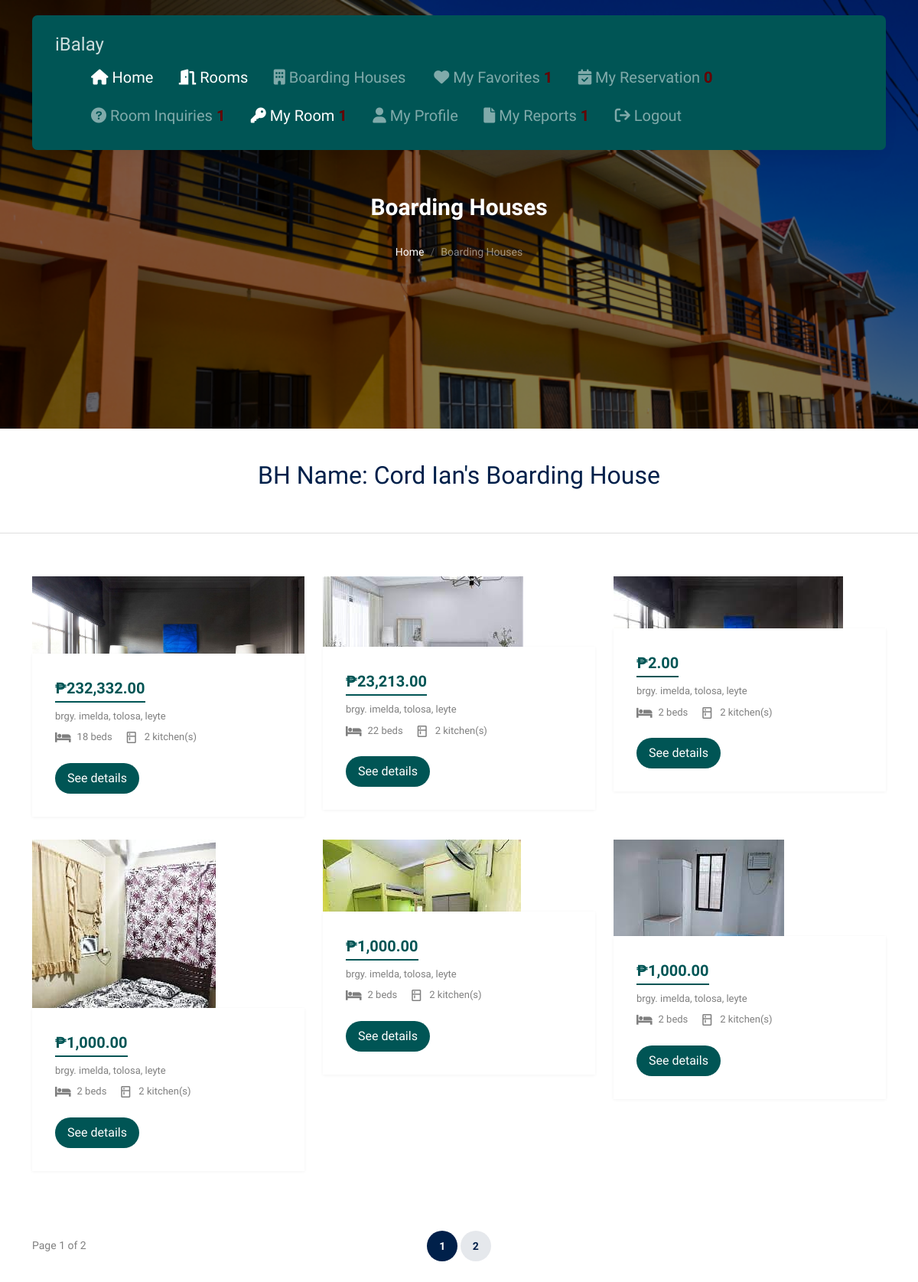
The page /tenant/public/bh-rooms.php?bh_id=12 (signed in) on the database as committed earlier.
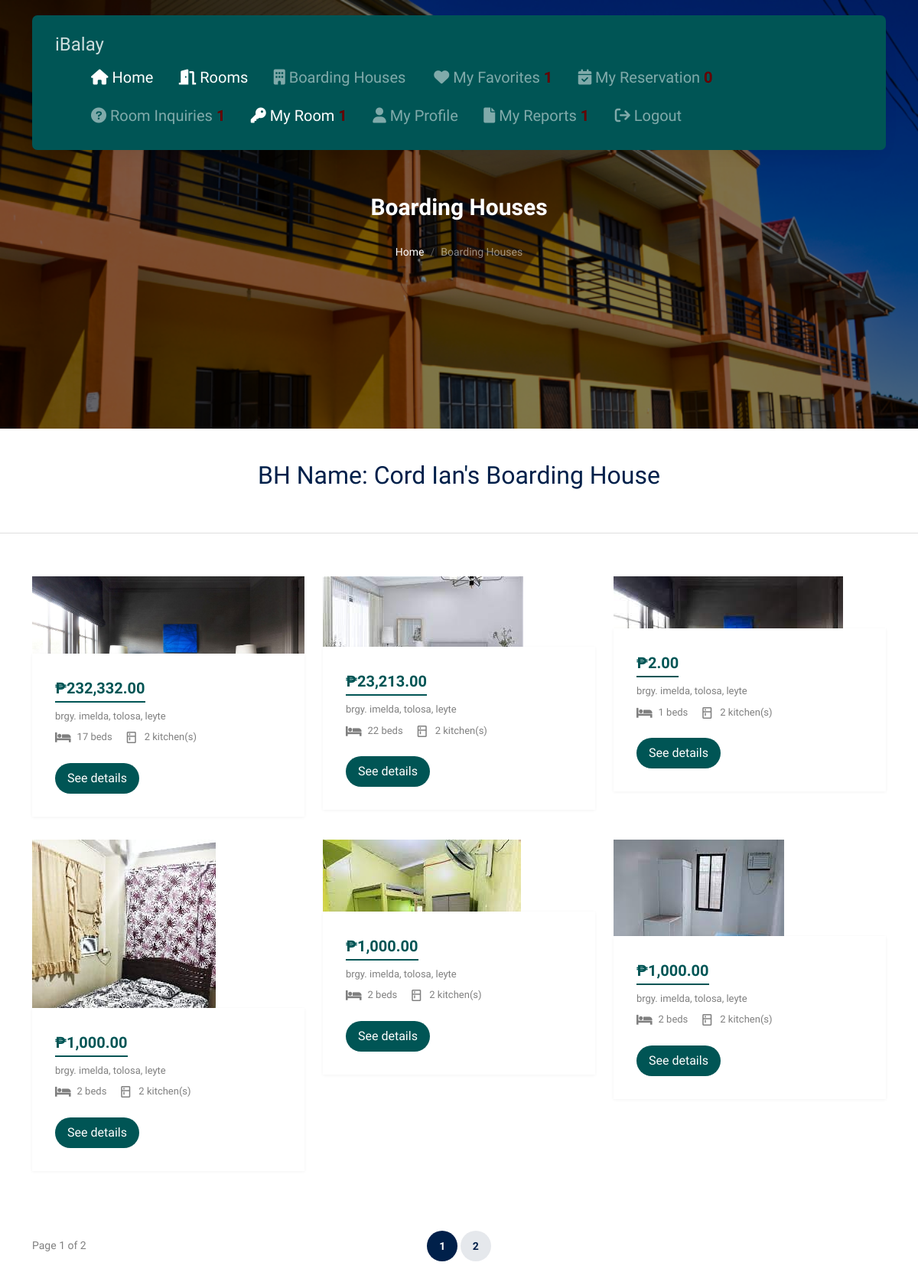
The same page on the database as committed later.
### tables this page shows
CREATE TABLE `bh_information` (
  `bh_id` int(11) NOT NULL,
  `landlord_id` int(11) NOT NULL,
  `BH_name` varchar(100) NOT NULL,
  `BH_address` varchar(255) DEFAULT NULL,
  `Document1` varchar(255) DEFAULT NULL,
  `Document2` varchar(255) DEFAULT NULL,
  `monthly_payment_rate` varchar(50) DEFAULT NULL,
  `number_of_kitchen` int(11) DEFAULT NULL,
  `number_of_living_room` int(11) DEFAULT NULL,
  `number_of_students` int(11) DEFAULT NULL,
  `number_of_cr` int(11) DEFAULT NULL,
  `number_of_beds` int(11) DEFAULT NULL,
  `number_of_rooms` int(11) DEFAULT NULL,
  `bh_max_capacity` int(11) DEFAULT NULL,
  `gender_allowed` enum('male','female','all') NOT NULL,
  `Status` enum('0','1','2') DEFAULT '0',
  `longitude` double DEFAULT NULL,
  `latitude` double DEFAULT NULL,
  `warnings` tinyint(1) DEFAULT 0,
  `close_account` tinyint(1) NOT NULL DEFAULT 0
);

CREATE TABLE `room` (
  `room_id` bigint(20) UNSIGNED NOT NULL,
  `landlord_id` int(11) DEFAULT NULL,
  `room_number` int(11) DEFAULT NULL,
  `description` text DEFAULT NULL,
  `capacity` int(11) DEFAULT NULL,
  `room_price` decimal(10,2) DEFAULT NULL,
  `room_photo1` varchar(255) DEFAULT NULL,
  `room_photo2` varchar(255) DEFAULT NULL
);

### tenant/includes/fetch-bh-rooms.php (the view, shortened to what this page needs)
<?php
$host = 'localhost';
$dbname = 'iBalay_System';
$username = 'root';
$password = '';
$conn = mysqli_connect($host, $username, $password, $dbname);
mysqli_set_charset($conn, 'utf8');
$items_per_page = 6;
$current_page = isset($_GET['page']) ? (int)$_GET['page'] : 1;
$offset = ($current_page - 1) * $items_per_page;
$bh_id = isset($_GET['bh_id']) ? $_GET['bh_id'] : null;
$bh_query = "SELECT BH_name FROM bh_information WHERE bh_id = $bh_id";
$bh_result = mysqli_query($conn, $bh_query);
$bh_row = mysqli_fetch_assoc($bh_result);
$bh_name = $bh_row['BH_name'];
$total_rooms_query = "SELECT COUNT(*) as total FROM room WHERE landlord_id IN (SELECT landlord_id FROM bh_information WHERE bh_id = $bh_id)";
$total_rooms_result = mysqli_query($conn, $total_rooms_query);
$total_rooms_data = mysqli_fetch_assoc($total_rooms_result);
$total_rooms = (int)$total_rooms_data['total'];
$total_pages = ceil($total_rooms / $items_per_page);
$query = "
    SELECT
        r.room_id,
        r.room_photo1,
        r.room_price,
        r.capacity,
        r.landlord_id,
        r.room_number,
        b.BH_address,
        b.BH_name,
        b.number_of_kitchen,
        r.description
    FROM
        room r
    JOIN
        bh_information b
    ON
        r.landlord_id = b.landlord_id
    WHERE
        b.bh_id = $bh_id
    LIMIT $items_per_page OFFSET $offset
";
$result = mysqli_query($conn, $query);
$rooms = mysqli_fetch_all($result, MYSQLI_ASSOC);
?>
<div class="row mb-5 align-items-center">
    <div class="col-lg-6 text-center mx-auto">
        <h2>
            BH Name:
            <?= isset($bh_name) ? $bh_name : 'Boarding House Rooms' ?>
        </h2>
    </div>
</div>
<hr>
<div class="section section-properties">
    <div class="container">
        <div class="row">
            <?php foreach ($rooms as $room): ?>
                <div class="col-xs-12 col-sm-6 col-md-6 col-lg-4">
                    <div class="property-item mb-30">
                        <a href="property-single.php?room_id=<?= $room['room_id'] ?>" class="img">
                            <img src="<?= "/iBalay/uploads/roomphotos/room{$room['room_number']}_landlord{$room['landlord_id']}/{$room['room_photo1']}" ?>" alt="Room Image" class="img-fluid" />
                        </a>
                        <div class="property-content">
                            <div class="price mb-2"><span><?= "₱" . number_format($room['room_price'], 2) ?></span></div>
                            <div>
                                <span class="d-block mb-2 text-black-50"><?= $room['BH_address'] ?></span>
                                <div class="specs d-flex mb-4">
                                    <span class="d-block d-flex align-items-center me-3">
                                        <span class="icon-bed me-2"></span>
                                        <span class="caption"><?= $room['capacity'] ?> beds</span>
                                    </span>
                                    <span class="d-block d-flex align-items-center">
                                        <span class="icon-kitchen me-2"></span>
                                        <span class="caption"><?= $room['number_of_kitchen'] ?> kitchen(s)</span>
                                    </span>
                                </div>
                                <a href="property-single.php?room_id=<?= $room['room_id'] ?>" class="btn btn-primary py-2 px-3">See details</a>
                            </div>
                        </div>
                    </div>
                </div>
            <?php endforeach; ?>
        </div>
        <div class="row align-items-center py-5">
            <div class="col-lg-3">Page <?= $current_page ?> of <?= $total_pages ?></div>
            <div class="col-lg-6 text-center">
                <div class="custom-pagination">
                    <?php for ($i = 1; $i <= $total_pages; $i++): ?>
                        <a href="?page=<?= $i ?>&bh_id=<?= $bh_id ?>" <?= $i === $current_page ? 'class="active"' : '' ?>><?= $i ?></a>
                    <?php endfor; ?>
                </div>
            </div>
        </div>
    </div>
</div>

### tenant/public/bh-rooms.php (shortened to what this page needs)
<!DOCTYPE html>
<html lang="en">
  <head>
    <link rel="stylesheet" href=".././../Resources/fonts/icomoon/style.css" />
    <link rel="stylesheet" href="../../Resources/fonts/flaticon/font/flaticon.css" />
    <link rel="stylesheet" href="../../Resources/css/tiny-slider.css" />
    <link rel="stylesheet" href="../../Resources/css/aos.css" />
    <link rel="stylesheet" href="../../Resources/css/style.css" />
    <link rel="stylesheet" href="../includes/css/property-list.css" />
    <link rel="stylesheet" href="https://cdnjs.cloudflare.com/ajax/libs/font-awesome/6.0.0/css/all.min.css">
  </head>
  <body>
    <?php
      include('../includes/nav-top.php');
    ?>
    <div
      class="hero page-inner overlay"
      style="background-image: url('../../Resources/images/hero_bg_1_copy.jpg')"
      >
      <div class="container">
        <div class="row justify-content-center align-items-center">
          <div class="col-lg-9 text-center mt-5">
            <h1 class="heading" data-aos="fade-up">Boarding Houses</h1>
            <nav
              aria-label="breadcrumb"
              data-aos="fade-up"
              data-aos-delay="200"
            >
              <ol class="breadcrumb text-center justify-content-center">
                <li class="breadcrumb-item"><a href="/iBalay/tenant/public/home.php">Home</a></li>
                <li
                  class="breadcrumb-item active text-white-50"
                  aria-current="page"
                >
                  Boarding Houses
                </li>
              </ol>
            </nav>
          </div>
        </div>
      </div>
    </div>
    <br>
    <br>
    <?php
     include('../includes/fetch-bh-rooms.php');
    ?>
  </body>
</html>

### tenant/includes/nav-top.php (shortened to what this page needs)
<?php
$host = 'localhost';
$dbname = 'iBalay_System';
$username = 'root';
$password = '';
$conn = mysqli_connect($host, $username, $password, $dbname);
mysqli_set_charset($conn, 'utf8');
$TenantID = $_SESSION['TenantID'];
$query = "SELECT COUNT(*) as count FROM bookmark WHERE tenant_id = ?";
$stmt = $conn->prepare($query);
$stmt->bind_param("i", $TenantID);
$stmt->execute();
$result = $stmt->get_result();
$row = $result->fetch_assoc();
$favorites_count = $row['count'];
$query = "SELECT COUNT(*) as count FROM reserved_room WHERE TenantID = ? AND declined = 0";
$stmt = $conn->prepare($query);
$stmt->bind_param("i", $TenantID);
$stmt->execute();
$result = $stmt->get_result();
$row = $result->fetch_assoc();
$reservation_count = $row['count'];
$query = "SELECT COUNT(*) as count FROM inquiry WHERE tenant_id = ? AND sent_by = 'landlord'";
$stmt = $conn->prepare($query);
$stmt->bind_param("i", $TenantID);
$stmt->execute();
$result = $stmt->get_result();
$row = $result->fetch_assoc();
$inquiries_count = $row['count'];
$query = "SELECT COUNT(*) as count FROM rented_rooms WHERE TenantID = ? AND room_id IS NOT NULL";
$stmt = $conn->prepare($query);
$stmt->bind_param("i", $TenantID);
$stmt->execute();
$result = $stmt->get_result();
$row = $result->fetch_assoc();
$my_room_count = $row['count'];
$query = "SELECT COUNT(*) as count FROM report WHERE TenantID = ? AND room_id IS NOT NULL AND Acknowledge = 1";
$stmt = $conn->prepare($query);
$stmt->bind_param("i", $TenantID);
$stmt->execute();
$result = $stmt->get_result();
$row = $result->fetch_assoc();
$report_count = $row['count'];
?>
<nav class="site-nav">
  <div class="container">
    <div class="menu-bg-wrap">
      <div class="site-navigation">
        <a href="/iBalay/tenant/index.php" class="logo m-0 float-start">iBalay</a>
        <ul class="js-clone-nav d-none d-lg-inline-block text-start site-menu float-end">
          <li class="active">
            <a href="/iBalay/tenant/public/home.php" style="font-size:20px;">
              <i class="fas fa-home"></i> Home
            </a>
          </li>
          <li class="active">
            <a href="/iBalay/tenant/public/properties.php" style="font-size:20px;">
              <i class="fas fa-door-open"></i> Rooms
            </a>
          </li>
          <li>
            <a href="/iBalay/tenant/public/bh-list.php" style="font-size:20px;">
              <i class="fas fa-building"></i> Boarding Houses
            </a>
          </li>
          <li>
            <a href="/iBalay/tenant/public/bookmark.php" style="font-size:20px;">
              <i class="fas fa-heart"></i> My Favorites <span class="notification-number"><?php echo $favorites_count; ?></span>
            </a>
          </li>
          <li>
            <a href="/iBalay/tenant/public/reserved.php" style="font-size:20px;">
              <i class="fas fa-calendar-check"></i> My Reservation <span class="notification-number"><?php echo $reservation_count; ?></span>
            </a>
          </li>
          <li>
            <a href="/iBalay/tenant/public/inquiry.php" style="font-size:20px;">
              <i class="fas fa-question-circle"></i> Room Inquiries <span class="notification-number"><?php echo $inquiries_count; ?></span>
            </a>
          </li>
          <li class="active">
            <a href="/iBalay/tenant/public/rented.php" style="font-size:20px;">
              <i class="fas fa-key"></i> My Room <span class="notification-number"><?php echo $my_room_count; ?></span>
            </a>
          </li>
          <li>
            <a href="/iBalay/tenant/public/profile.php" style="font-size:20px;">
              <i class="fas fa-user"></i> My Profile
            </a>
          </li>
          <li>
            <a href="/iBalay/tenant/public/report-page.php" style="font-size:20px;">
              <i class="fas fa-file"></i> My Reports <span class="notification-number"><?php echo $report_count; ?></span>
            </a>
          </li>
          <li>
            <a href="/iBalay/tenant/includes/config/logout.php" style="font-size:20px;">
              <i class="fas fa-sign-out"></i> Logout
            </a>
          </li>
        </ul>
      </div>
    </div>
  </div>
</nav>

### tenant/includes/css/property-list.css (style rules this page uses)
.section { padding: 40px 20px; }

Rows that differ between the two databases and show on the page:
changed room (number 1 of 6 on the later page): capacity "18" → "17"
changed room (number 3 of 6 on the later page): capacity "2" → "1"
